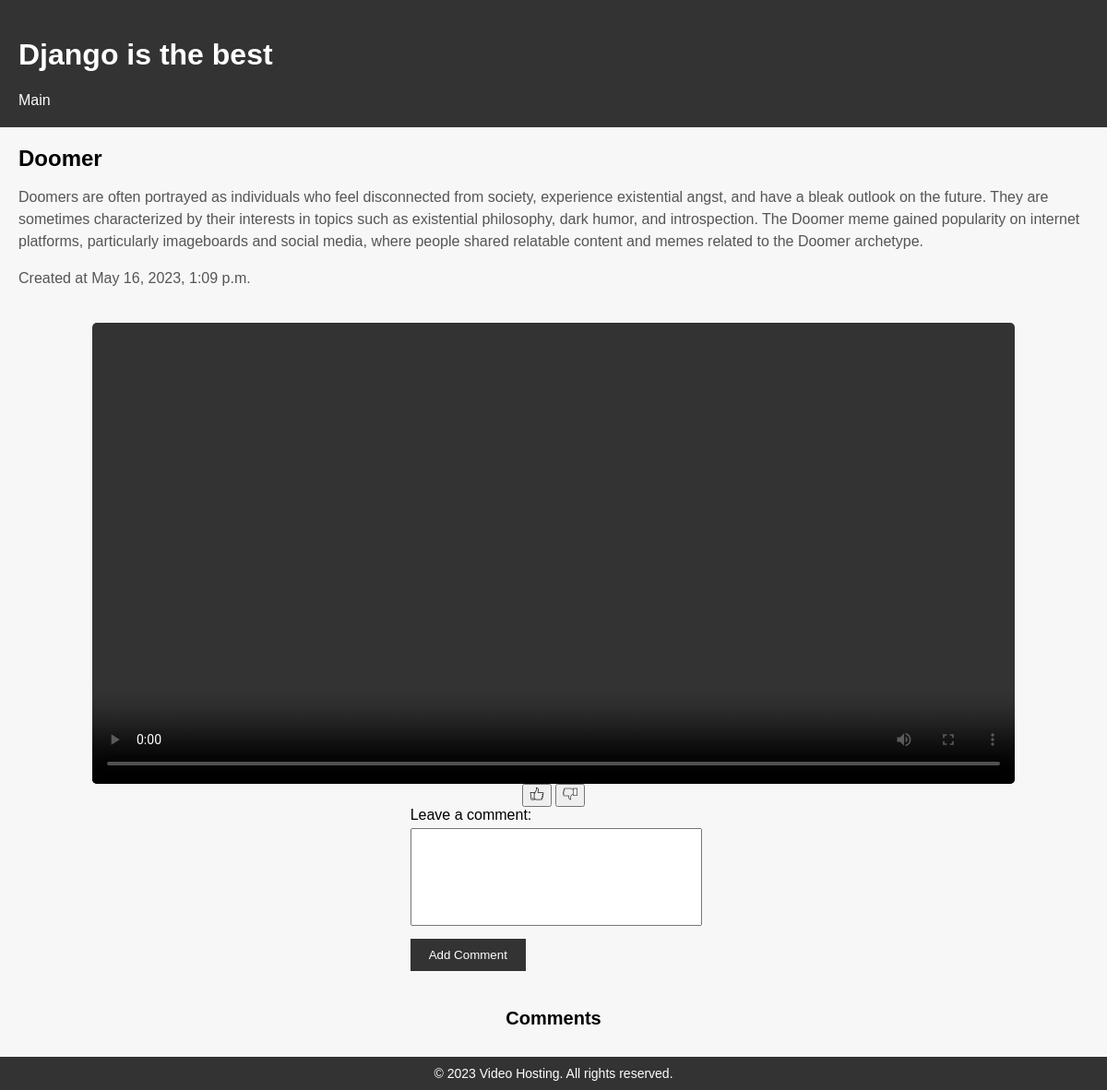
/1/ (signed in), run on the app's committed database.
### videoapp/models.py (models this page shows, shortened)
class Video(models.Model):
    user = models.ForeignKey(User, on_delete=models.CASCADE, blank=True, null=True)
    title = models.CharField(max_length=100)
    description = models.TextField()
    image = models.ImageField(upload_to='image/')
    file = models.FileField(
    upload_to='video/',
    validators=[FileExtensionValidator(allowed_extensions=['mp4'])])
    created_at = models.DateTimeField(default=datetime.datetime.now)

### videoapp/views.py (the view)
# urls.py: path('<int:pk>/', get_video, name='video'),
def get_video(request, pk:int):
    _video = get_object_or_404(Video,id=pk)
    current_user = request.user.username
    return render(request,'videoapp/video.html', {'video' : _video, "current_user" : current_user, "video_id": pk})

### templates/videoapp/video.html (shortened to what this page needs)
{% load static %}
<!DOCTYPE html>
<html>
<head>
  <link rel="stylesheet" type="text/css" href="{% static 'styles/video.css' %}">
</head>
<body>
  <header>
    <h1>Django is the best</h1>
    <nav>
      <ul>
        <li><a href="/">Main</a></li>
      </ul>
    </nav>
  </header>
  <main>
    <div class="video-details">
      <h2>{{ video.title }}</h2>
      <p>{{ video.description }}</p>
      <p>Created at {{ video.created_at }}</p>
    </div>
    <video
      id="my-video"
      class="video-js"
      controls
      preload="auto"
      width="1000"
      height="800"
      >
      <source src="/media/{{ video.file }}" type="video/mp4">
      <source src="/media/{{ video.file }}" type="video/webm">
    </video>
    <form class="like-form" action="{% url 'like' video.pk %}" method="POST" id="likeid">
      <button type="submit" class="like-button-img" name="likes">
        <img src="{% static 'likes/icons8-like-16.png' %}">
      </button>
      <button type="submit" class="like-button-img", name="dislikes">
        <img src="{% static 'likes/icons8-dislike-16.png' %}">
      </button>
    </form>
    <form class="comment-form" action="{% url 'comment' video.pk %}" method="POST" id="areaid">
      {% if user.is_authenticated %}
      <label for="comment">Leave a comment:</label>
      <textarea id="comment" name="comment" rows="4" required></textarea>
      <button type="submit">Add Comment</button>
      {% endif %}
    </form>
    <section class="comments-section">
      <h3>Comments</h3>
    </section>
  </main>
  <footer>
    © 2023 Video Hosting. All rights reserved.
  </footer>
</body>
</html>

### static/styles/video.css (style rules this page uses)
body { font-family: Arial, sans-serif; background-color: #F7F7F7; margin: 0; padding: 0; }
header { background-color: #333; color: #FFF; padding: 20px; }
nav ul { list-style-type: none; margin: 0; padding: 0; }
nav ul li { display: inline; margin-right: 10px; }
nav ul li a { color: #FFF; text-decoration: none; }
main { padding: 20px; display: flex; justify-content: center; align-items: center; flex-direction: column; }
.video-details { margin-bottom: 20px; }
.video-details h2 { margin-top: 0; margin-bottom: 10px; font-size: 24px; }
.video-details p { font-size: 16px; line-height: 1.5; color: #555; }
video { height: auto; border-radius: 5px; }
.comments-section { margin-top: 20px; }
.comments-section h3 { font-size: 20px; margin-bottom: 10px; }
.comment-form label { font-size: 16px; display: block; margin-bottom: 5px; }
.comment-form textarea { width: 100%; height: 100px; resize: none; margin-bottom: 10px; }
.comment-form button { background-color: #333; color: #FFF; padding: 10px 20px; border: none; cursor: pointer; }
footer { background-color: #333; color: #FFF; padding: 10px; text-align: center; font-size: 14px; }

### data on the page
Video: title "Doomer", description "Doomers are often portrayed as individuals who feel disconnected from society, experience existential angst, and have a bleak outlook on the future. They are sometimes characterized by their interests in topics such as existential philosophy, dark humor, and introspection. The Doomer meme gained popularity on internet platforms, particularly imageboards and social media, where people shared relatable content and memes related to the Doomer archetype.", created_at "May 16, 2023, 1:09 p.m."
